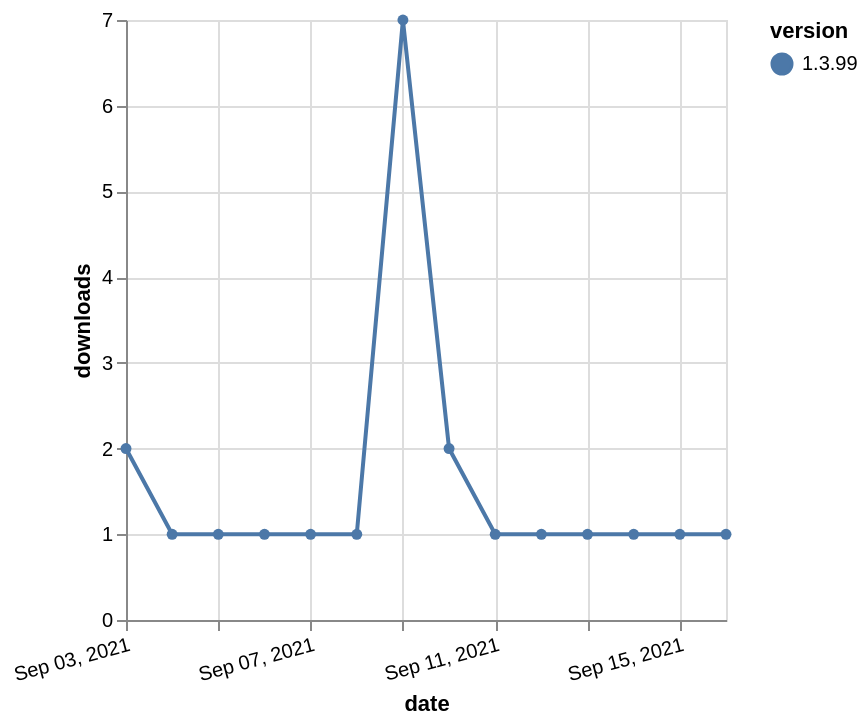

This figure's Vega-Lite source:
### Vega-Lite specification from a JSON file in a GitHub repository (floating-point values rounded to 4 significant figures)
{"$schema": "https://vega.github.io/schema/vega-lite/v5.json", "description": "A simple bar chart with embedded data.", "data": {"values": [{"date": "2021-09-03", "total": 492, "delta": 2, "version": "1.3.99"}, {"date": "2021-09-04", "total": 493, "delta": 1, "version": "1.3.99"}, {"date": "2021-09-05", "total": 494, "delta": 1, "version": "1.3.99"}, {"date": "2021-09-06", "total": 495, "delta": 1, "version": "1.3.99"}, {"date": "2021-09-07", "total": 496, "delta": 1, "version": "1.3.99"}, {"date": "2021-09-08", "total": 497, "delta": 1, "version": "1.3.99"}, {"date": "2021-09-09", "total": 504, "delta": 7, "version": "1.3.99"}, {"date": "2021-09-10", "total": 506, "delta": 2, "version": "1.3.99"}, {"date": "2021-09-11", "total": 507, "delta": 1, "version": "1.3.99"}, {"date": "2021-09-12", "total": 508, "delta": 1, "version": "1.3.99"}, {"date": "2021-09-13", "total": 509, "delta": 1, "version": "1.3.99"}, {"date": "2021-09-14", "total": 510, "delta": 1, "version": "1.3.99"}, {"date": "2021-09-15", "total": 511, "delta": 1, "version": "1.3.99"}, {"date": "2021-09-16", "total": 512, "delta": 1, "version": "1.3.99"}]}, "width": "container", "mark": {"type": "line", "point": {"filled": true}}, "encoding": {"x": {"field": "date", "type": "temporal", "timeUnit": "yearmonthdate", "title": "date", "axis": {"labelAngle": -15}}, "y": {"field": "delta", "type": "quantitative", "title": "downloads"}, "color": {"field": "version", "type": "nominal"}, "tooltip": {"field": "delta"}}}
